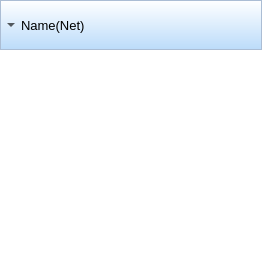
<?xml version="1.0" encoding="UTF-8"?>
<ui version="4.0">
 <class>WgAttrList</class>
 <widget class="QWidget" name="WgAttrList">
  <property name="geometry">
   <rect>
    <x>0</x>
    <y>0</y>
    <width>262</width>
    <height>262</height>
   </rect>
  </property>
  <property name="sizePolicy">
   <sizepolicy hsizetype="Expanding" vsizetype="Expanding">
    <horstretch>0</horstretch>
    <verstretch>0</verstretch>
   </sizepolicy>
  </property>
  <property name="mouseTracking">
   <bool>false</bool>
  </property>
  <property name="windowTitle">
   <string>Form</string>
  </property>
  <layout class="QVBoxLayout" name="verticalLayout">
   <property name="spacing">
    <number>0</number>
   </property>
   <property name="leftMargin">
    <number>0</number>
   </property>
   <property name="topMargin">
    <number>0</number>
   </property>
   <property name="rightMargin">
    <number>0</number>
   </property>
   <property name="bottomMargin">
    <number>0</number>
   </property>
   <item>
    <widget class="QToolButton" name="tbtnAttr">
     <property name="sizePolicy">
      <sizepolicy hsizetype="Expanding" vsizetype="Fixed">
       <horstretch>0</horstretch>
       <verstretch>0</verstretch>
      </sizepolicy>
     </property>
     <property name="minimumSize">
      <size>
       <width>0</width>
       <height>50</height>
      </size>
     </property>
     <property name="maximumSize">
      <size>
       <width>16777215</width>
       <height>50</height>
      </size>
     </property>
     <property name="font">
      <font>
       <family>Microsoft YaHei UI</family>
       <pointsize>10</pointsize>
      </font>
     </property>
     <property name="mouseTracking">
      <bool>false</bool>
     </property>
     <property name="styleSheet">
      <string notr="true">border:1px solid rgb(171,189,212);
background-color: qlineargradient(spread:pad, x1:1, y1:0, x2:0.999955, y2:0.983, stop:0 rgba(255, 255, 255, 255), stop:1 rgba(188, 220, 250, 255));</string>
     </property>
     <property name="text">
      <string>Name(Net)</string>
     </property>
     <property name="checkable">
      <bool>true</bool>
     </property>
     <property name="checked">
      <bool>true</bool>
     </property>
     <property name="toolButtonStyle">
      <enum>Qt::ToolButtonTextBesideIcon</enum>
     </property>
     <property name="arrowType">
      <enum>Qt::DownArrow</enum>
     </property>
    </widget>
   </item>
   <item>
    <widget class="QListWidget" name="listWidget">
     <property name="mouseTracking">
      <bool>false</bool>
     </property>
     <property name="frameShape">
      <enum>QFrame::NoFrame</enum>
     </property>
     <property name="frameShadow">
      <enum>QFrame::Plain</enum>
     </property>
     <property name="verticalScrollBarPolicy">
      <enum>Qt::ScrollBarAlwaysOff</enum>
     </property>
     <property name="horizontalScrollBarPolicy">
      <enum>Qt::ScrollBarAlwaysOff</enum>
     </property>
    </widget>
   </item>
  </layout>
 </widget>
 <resources/>
 <connections/>
</ui>
